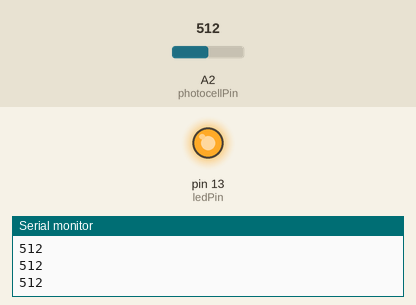
Recording of a sketch running on a simulated Arduino Uno, built with avr-gcc and run on an emulated ATmega328P. Parts: output pins drawn as LEDs (lit = HIGH), the last lines printed to the serial monitor. Inputs (shaded band) come from the test bench; at power-on: A2 (photocellPin) = 512.

Above: at 1.2 s.
1.3 s: A2 (photocellPin) set to 530
At 2.0 s:
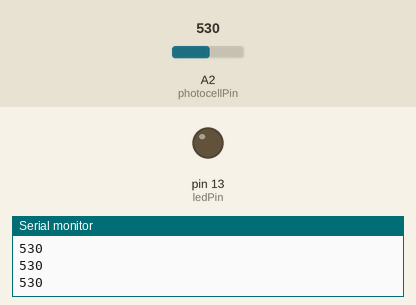
2.8 s: A2 (photocellPin) set to 511
At 3.3 s:
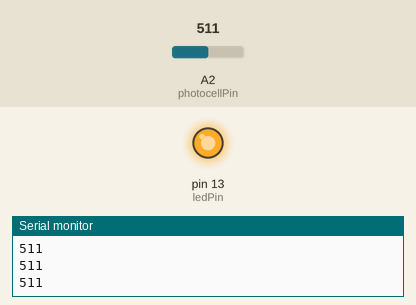
4.3 s: A2 (photocellPin) set to 716
At 4.6 s:
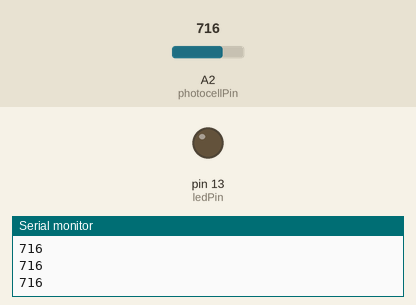
Timing chart, 0 to 7.3 s (numbered marks = the images above; inputs shaded):
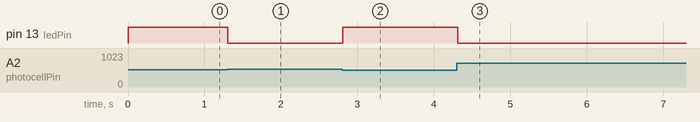

Measured:
- the behaviour switches between 512 and 513 on A2 (photocellPin) (found by bisection; images 0 and 1)
- after the input at 1.3 s, pin 13 (ledPin): HIGH → LOW at once
- after the input at 2.8 s, pin 13 (ledPin): LOW → HIGH at once
- after the input at 4.3 s, pin 13 (ledPin): HIGH → LOW at once

The sketch:

2024-04-22.ino
```cpp
// void setup() {// 설정값
//   // put your setup code here, to run once:
//   pinMode(2,OUTPUT);
//   pinMode(3,OUTPUT);
//   pinMode(4,OUTPUT);


// }

// void loop() {
//   // put your main code here, to run repeatedly:
//   // digitalWrite(4,HIGH);
//   // delay(2500);


//   // digitalWrite(4,LOW);

//   // digitalWrite(3,HIGH);
//   // delay(1700);
//   // digitalWrite(3,LOW);

//   // digitalWrite(2,HIGH);
//   // delay(2200);
//   // digitalWrite(2,LOW);


//   digitalWrite(4,HIGH);
//   delay(1000);
//   digitalWrite(3,HIGH);
//   delay(1000);
//   digitalWrite(2,HIGH);
//   delay(1000);
//   digitalWrite(2,LOW);
//   delay(1000);
//   digitalWrite(3,LOW);
//   delay(1000);
//   digitalWrite(4,LOW);
//   delay(1000);


//   // digitalWrite(2,LOW);
//   // digitalWrite(3,LOW);
//   // digitalWrite(4,LOW);
//   // delay(1000);

// }

// int s1=12;
// int s2=11;
// int s3=10;

// int led1=4;
// int led2=3;
// int led3=2;
// int flags = 0;
// void setup(){
//   pinMode(led1,OUTPUT);
//   pinMode(led2,OUTPUT);
//   pinMode(led3,OUTPUT);
//   pinMode(s1,INPUT_PULLUP);
//   pinMode(s2,INPUT_PULLUP);

// }

// void loop(){
//   if(digitalRead(s1)==LOW)
//   {
//     int flags = 1;
//     while(flags == 1){
//     digitalWrite(led1, LOW);
//     digitalWrite(led3, LOW);
//     digitalWrite(led2,HIGH);
//     delay(5000);
//     digitalWrite(led2, LOW);
//     digitalWrite(led3, LOW);
//     digitalWrite(led1,HIGH);
//     delay(2000);
//     digitalWrite(led2, LOW);
//     digitalWrite(led1, LOW);
//     digitalWrite(led3,HIGH);
//     delay(5000);
//     if(digitalRead(s2)==LOW){
//       int flags = 2;
//     }
//     }
//   }
//   if(digitalRead(s2)==LOW)
//   {
//     int flags = 2;
//     while(flags == 2){
//     digitalWrite(led2, LOW);
//     digitalWrite(led3, LOW);
//     digitalWrite(led1,HIGH);
//     delay(1000);
//     digitalWrite(led2, LOW);
//     digitalWrite(led3, LOW);
//     digitalWrite(led1, LOW);
//     delay(1000);
//     if(digitalRead(s1)==LOW){
//       flags = 1;
//     }
//     }

//   }
//   // else
//   // {
//   //   //digitalWrite(led2,HIGH);
//   // }
//   //   if(digitalRead(s2)==LOW)
//   // {
//   //   digitalWrite(led2, LOW);

//   // }
//   // else
//   // {
//   //   digitalWrite(led2,HIGH);
//   // }
//   //   if(digitalRead(s3)==LOW)
//   // {
//   //   digitalWrite(led3, LOW);

//   // }
//   // else
//   // {
//   //   digitalWrite(led3,HIGH);
//   // }

// }


// int s1=10;
// int s2=11;
// int led1 = 2;
// int led2 = 3;
// int led3 = 4;
// int a,b,c,d = 0;
// void setup() {
//   pinMode(led1,OUTPUT);
//   pinMode(led2,OUTPUT);
//   pinMode(led3,OUTPUT);
//   pinMode(s1,INPUT_PULLUP);
//   pinMode(s2,INPUT_PULLUP);
// }

// void loop(){
//   if(digitalRead(s1)==LOW)
//   {
//     while(1){
//       a = 0;
//       b = 0;
//       c = 0;
//       digitalWrite(led1, HIGH); // 녹색
//       digitalWrite(led2, LOW); // 빨강
//       digitalWrite(led3, LOW); // 노랑
//       while(a<=5000){
//         delay(1);
//         a++;
//         if(digitalRead(s2) == LOW){ //야간모드가 눌리면
//           a+=20000;
//         }
//       }
//       if(a>10002){
//         break;
//       }


//       digitalWrite(led1,LOW); //녹색
//       digitalWrite(led2, LOW); //빨강
//       digitalWrite(led3, HIGH); //노랑
//       while(b<=2000)
//       {
//         delay(1);
//         b++;
//         if(digitalRead(s2)==LOW)
//         {
//           b+=4000;
//         }
//       }
//       if(b>2002)
//       {
//         break;
//       }

//       digitalWrite(led1,LOW); //녹색
//       digitalWrite(led2, HIGH); //빨강
//       digitalWrite(led3, LOW); //노랑

//       while(c<=5000)
//       {
//         delay(1);
//         c++;
//         if(digitalRead(s2)==LOW)
//         {
//           c+=10000;
//         }
//       }
//       if(c>6000)
//       {
//         break;
//       }

//       }
//   }

//   if(digitalRead(s2)==LOW)  // 야간스위치
//   {
//     digitalWrite(led1,LOW); //녹색
//     digitalWrite(led2, LOW); //빨강
//     while(1){
//       d=0;
//       digitalWrite(led3,HIGH);
//       while(d<=1000){
//         delay(1);
//         d++;
//         if(digitalRead(s1)==LOW)
//         {
//           d+= 2000;
//         }
//       }
//       if(d>2002){
//         break;
//       }
//       d = 0;
//       digitalWrite(led3, LOW);
//       while(d<=1000){
//         delay(1);
//         d++;
//         if(digitalRead(s1)==LOW)
//         d+=2000;
//       }
//       if(d>2002)
//       break;
//     }
//   }

// }

// #define BLUE 11
// #define GREEN 10
// #define RED 9
// void setup(){
//   pinMode(RED, OUTPUT);
//   pinMode(GREEN, OUTPUT);
//   pinMode(BLUE, OUTPUT);
//   digitalWrite(RED, HIGH);
//   digitalWrite(GREEN,LOW);
//   digitalWrite(BLUE, LOW);
// }


// 자연스러운 LED
// void loop(){
//   int redValue;
//   int greenValue;
//   int blueValue;
//   redValue = 255;
//   greenValue = 0;
//   blueValue = 0;
//   for(int i = 0; i < 255; i+=1){
//     redValue -= 1;
//     greenValue += 1;
//     analogWrite(RED, redValue);
//     analogWrite(GREEN, greenValue);
//     delay(10);
//   }

//   redValue = 0;
//   greenValue = 255;
//   blueValue = 0;
//   for (int i = 0; i < 255; i+=1){
//     greenValue -= 1;
//     blueValue += 1;
//     analogWrite(GREEN, greenValue);
//     analogWrite(BLUE, blueValue);
//     delay(10);
//   }

//   redValue = 0;
//   greenValue = 0;
//   blueValue = 255;
//   for (int i = 0; i < 255; i+=1){
//     blueValue -= 1;
//     redValue += 1;
//     analogWrite(BLUE, blueValue);
//     analogWrite(RED, redValue);
//     delay(10);
//   }

// }

// 소리센서
// const int SOUND_SENSOR_PIN = A0;
// int sensorValue;
// void setup(){
//   Serial.begin(9600);
// }

// void loop(){
//   sensorValue = analogRead(SOUND_SENSOR_PIN);
//   if(sensorValue>100)
//     Serial.println(sensorValue);
//     delay(20);
// }

//초음파 센서
// int echoPin = 9;
// int trigPin = 8;
// void setup(){
//   Serial.begin(9600);
//   pinMode(trigPin, OUTPUT);
//   pinMode(echoPin, INPUT);
//   }

//   void loop(){
//       digitalWrite(trigPin, LOW);
//       digitalWrite(echoPin, LOW);
//       delayMicroseconds(2);
//       digitalWrite(trigPin, HIGH);
//       delayMicroseconds(10);
//       digitalWrite(trigPin, LOW);
//       unsigned long duration = pulseIn(echoPin, HIGH);
//     float distance = ((float)(340 * duration )/ 10000 / 2);

//     Serial.print(distance);
//     Serial.println("cm");
//     delay(500);


//   }

//부저센서

// void setup(){
//   pinMode(13,OUTPUT);
// }

// void loop(){
//   tone(13,262);
//   delay(1000);
//   noTone(13);
//   delay(1000);
// }


// #define C 262 // 도
// #define D 294 // 레
// #define E 330 // 미
// #define F 349 // 파
// #define G 392 // 솔
// #define A 440 // 라
// #define B 494 // 시

// int piezoPin = 13; // 부저의 ⊕극을 오렌지 보드 8번에 연결
// int tempo = 200; // duration 옵션 값 설정
// int notes[25] = { G, G, A, A, G, G, E, G, G, E, E, D, G, G, A, A, G, G, E, G, E, D, E, C };

// void setup() {
//   pinMode (piezoPin, OUTPUT);
// }

// void loop() {
//   for (int i = 0; i < 12; i++) {
//     tone (piezoPin, notes[ i ], tempo);
//     delay (300);
//   }
//   delay(100); // 멜로디 중간에 짧게 멈추는 용도

//   for (int i = 12; i < 25; i++) {
//     tone (piezoPin, notes[ i ], tempo);
//     delay(300);
//   }
// }


//초음파 센서 + 부저센서
// int echoPin = 9;
// int trigPin = 8;
// void setup(){
//   Serial.begin(9600);
//   pinMode(trigPin, OUTPUT);
//   pinMode(echoPin, INPUT);
//   pinMode(13,OUTPUT);
//   }

//   void loop(){
//       digitalWrite(trigPin, LOW);
//       digitalWrite(echoPin, LOW);
//       delayMicroseconds(2);
//       digitalWrite(trigPin, HIGH);
//       delayMicroseconds(10);
//       digitalWrite(trigPin, LOW);
//       unsigned long duration = pulseIn(echoPin, HIGH);
//     float distance = ((float)(340 * duration )/ 10000 / 2);

//     Serial.print(distance);
//     Serial.println("cm");
//     if(distance <= 10){
//       tone(13,262);
//       delay(100);
//       noTone(13);
//       delay(100);
//     }
//     else if (10 < distance <= 30){
//       tone(13,262);
//       delay(1000);
//       noTone(13);
//       delay(100);
//     }
//     else {
//       noTone(13);
//       delay(500);

//     }
//   }

int photocellPin = A2;
int val = 0;
int ledPin = 13;
void setup(){
  pinMode(ledPin,OUTPUT);
  pinMode(photocellPin,INPUT);
  Serial.begin(9600);
}
void loop(){
  val = analogRead(photocellPin);
  Serial.println(val);
  if(val<=512){
    digitalWrite(ledPin, HIGH);
  }
  else{
    digitalWrite(ledPin,LOW);
  }
  delay(100);
}
```
